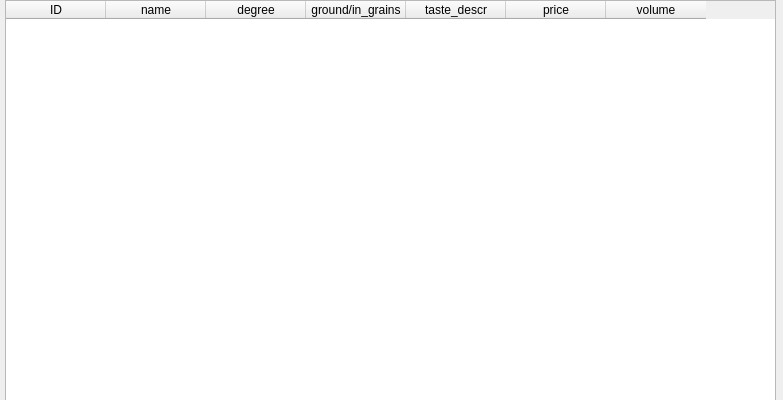
<?xml version="1.0" encoding="UTF-8"?>
<ui version="4.0">
 <class>Form</class>
 <widget class="QWidget" name="Form">
  <property name="geometry">
   <rect>
    <x>0</x>
    <y>0</y>
    <width>783</width>
    <height>400</height>
   </rect>
  </property>
  <property name="windowTitle">
   <string>Form</string>
  </property>
  <widget class="QTableWidget" name="tw">
   <property name="geometry">
    <rect>
     <x>5</x>
     <y>0</y>
     <width>771</width>
     <height>401</height>
    </rect>
   </property>
   <column>
    <property name="text">
     <string>ID</string>
    </property>
   </column>
   <column>
    <property name="text">
     <string>name</string>
    </property>
   </column>
   <column>
    <property name="text">
     <string>degree</string>
    </property>
   </column>
   <column>
    <property name="text">
     <string>ground/in_grains</string>
    </property>
   </column>
   <column>
    <property name="text">
     <string>taste_descr</string>
    </property>
   </column>
   <column>
    <property name="text">
     <string>price</string>
    </property>
   </column>
   <column>
    <property name="text">
     <string>volume</string>
    </property>
   </column>
  </widget>
 </widget>
 <resources/>
 <connections/>
</ui>
